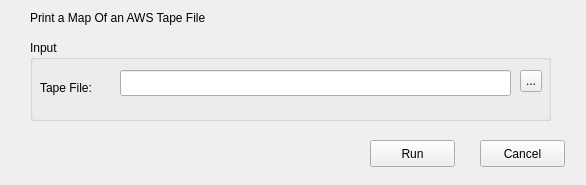
<?xml version="1.0" encoding="UTF-8"?>
<ui version="4.0">
 <class>TapeMapClass</class>
 <widget class="QWidget" name="TapeMapClass">
  <property name="geometry">
   <rect>
    <x>0</x>
    <y>0</y>
    <width>586</width>
    <height>185</height>
   </rect>
  </property>
  <property name="windowTitle">
   <string>TapeMap</string>
  </property>
  <widget class="QGroupBox" name="groupBox">
   <property name="geometry">
    <rect>
     <x>30</x>
     <y>40</y>
     <width>521</width>
     <height>81</height>
    </rect>
   </property>
   <property name="title">
    <string>Input</string>
   </property>
   <widget class="QLineEdit" name="filename">
    <property name="geometry">
     <rect>
      <x>90</x>
      <y>30</y>
      <width>391</width>
      <height>26</height>
     </rect>
    </property>
   </widget>
   <widget class="QToolButton" name="browseFileButton">
    <property name="geometry">
     <rect>
      <x>490</x>
      <y>30</y>
      <width>22</width>
      <height>22</height>
     </rect>
    </property>
    <property name="text">
     <string>...</string>
    </property>
   </widget>
   <widget class="QLabel" name="label">
    <property name="geometry">
     <rect>
      <x>10</x>
      <y>40</y>
      <width>71</width>
      <height>16</height>
     </rect>
    </property>
    <property name="text">
     <string>Tape File:</string>
    </property>
   </widget>
  </widget>
  <widget class="QPushButton" name="runButton">
   <property name="geometry">
    <rect>
     <x>370</x>
     <y>140</y>
     <width>85</width>
     <height>27</height>
    </rect>
   </property>
   <property name="text">
    <string>Run</string>
   </property>
  </widget>
  <widget class="QPushButton" name="exitButton">
   <property name="geometry">
    <rect>
     <x>480</x>
     <y>140</y>
     <width>85</width>
     <height>27</height>
    </rect>
   </property>
   <property name="text">
    <string>Cancel</string>
   </property>
  </widget>
  <widget class="QLabel" name="label_2">
   <property name="geometry">
    <rect>
     <x>30</x>
     <y>10</y>
     <width>391</width>
     <height>16</height>
    </rect>
   </property>
   <property name="text">
    <string>Print a Map Of an AWS Tape File</string>
   </property>
  </widget>
 </widget>
 <layoutdefault spacing="6" margin="11"/>
 <resources/>
 <connections/>
</ui>
